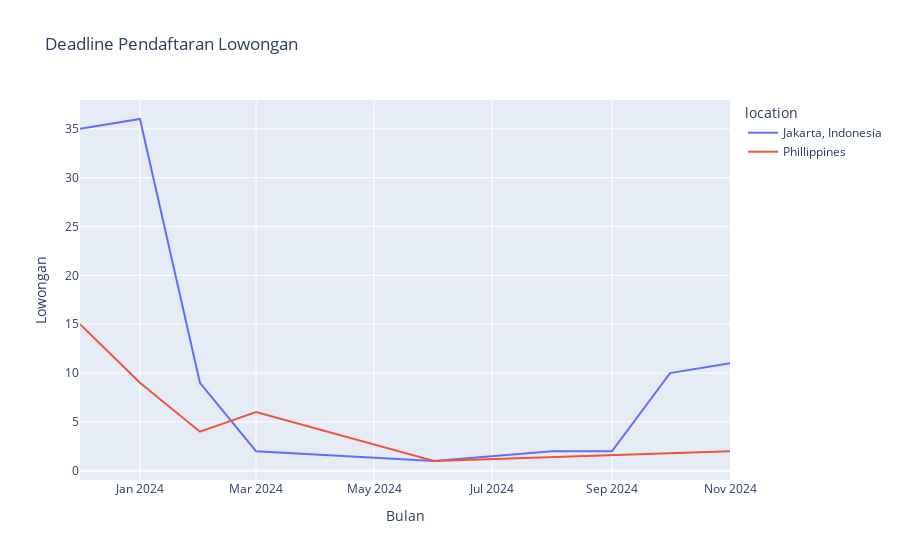

The notebook cell this image was saved under:
### Code cell
import plotly.express as px
px.line(deadline_table, 
        x='yearmonth', y='index', color='location', title='Deadline Pendaftaran Lowongan',
        labels={'yearmonth':'Bulan','index' : 'Lowongan'})

### Figure 1 — Plotly figure (JSON) as saved in the notebook; plotly's stock layout.template omitted (floating-point values rounded to 4 significant figures)
{"data": [{"hovertemplate": "location=Jakarta, Indonesia<br>Bulan=%{x}<br>Lowongan=%{y}<extra></extra>", "legendgroup": "Jakarta, Indonesia", "line": {"color": "#636efa", "dash": "solid"}, "marker": {"symbol": "circle"}, "mode": "lines", "name": "Jakarta, Indonesia", "orientation": "v", "showlegend": true, "type": "scatter", "x": ["2023-12", "2024-01", "2024-02", "2024-03", "2024-06", "2024-08", "2024-09", "2024-10", "2024-11"], "xaxis": "x", "y": [35, 36, 9, 2, 1, 2, 2, 10, 11], "yaxis": "y"}, {"hovertemplate": "location=Phillippines<br>Bulan=%{x}<br>Lowongan=%{y}<extra></extra>", "legendgroup": "Phillippines", "line": {"color": "#EF553B", "dash": "solid"}, "marker": {"symbol": "circle"}, "mode": "lines", "name": "Phillippines", "orientation": "v", "showlegend": true, "type": "scatter", "x": ["2023-12", "2024-01", "2024-02", "2024-03", "2024-06", "2024-11"], "xaxis": "x", "y": [15, 9, 4, 6, 1, 2], "yaxis": "y"}], "layout": {"legend": {"title": {"text": "location"}, "tracegroupgap": 0}, "title": {"text": "Deadline Pendaftaran Lowongan"}, "xaxis": {"anchor": "y", "domain": [0, 1], "title": {"text": "Bulan"}}, "yaxis": {"anchor": "x", "domain": [0, 1], "title": {"text": "Lowongan"}}}}
